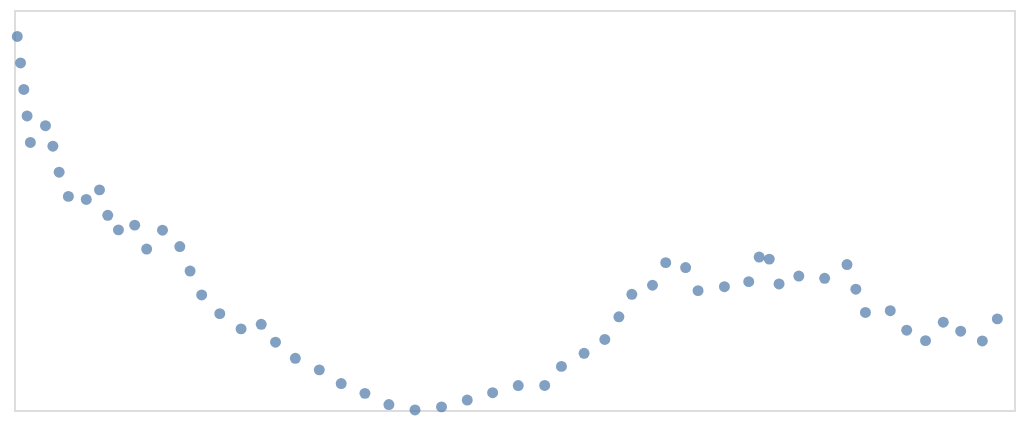

Notebook cell for this chart:
### Code cell
alt.Chart(get_plot_df(df_2, 142, "data") ).mark_point(filled=True).encode(
        x=alt.X("x", axis=None),
        y=alt.Y("y", axis=None).scale(domain=[0, 1])
    ).properties(
        width=500,
        height=200
    )

### Figure 1 — Vega-Lite specification as saved in the notebook (floating-point values rounded to 4 significant figures)
{"config": {"view": {"continuousWidth": 300, "continuousHeight": 300}}, "data": {"name": "data-b546f607f994a9394fb2d8d07ca4dc81"}, "mark": {"type": "point", "filled": true}, "encoding": {"x": {"axis": null, "field": "x", "type": "quantitative"}, "y": {"axis": null, "field": "y", "scale": {"domain": [0, 1]}, "type": "quantitative"}}, "height": 200, "width": 500, "$schema": "https://vega.github.io/schema/vega-lite/v6.1.0.json", "datasets": {"data-b546f607f994a9394fb2d8d07ca4dc81": [{"x": 0.3929, "y": 0.9338}, {"x": 0.7857, "y": 0.8675}, {"x": 1.179, "y": 0.8013}, {"x": 1.571, "y": 0.7351}, {"x": 1.964, "y": 0.6688}, {"x": 3.777, "y": 0.7109}, {"x": 4.666, "y": 0.6594}, {"x": 5.417, "y": 0.5945}, {"x": 6.528, "y": 0.5341}, {"x": 8.675, "y": 0.5265}, {"x": 10.26, "y": 0.5503}, {"x": 11.25, "y": 0.4869}, {"x": 12.53, "y": 0.4504}, {"x": 14.48, "y": 0.4621}, {"x": 15.92, "y": 0.4025}, {"x": 17.82, "y": 0.4495}, {"x": 19.9, "y": 0.4087}, {"x": 21.13, "y": 0.3473}, {"x": 22.52, "y": 0.2877}, {"x": 24.7, "y": 0.2409}, {"x": 27.25, "y": 0.2028}, {"x": 29.67, "y": 0.2143}, {"x": 31.38, "y": 0.1695}, {"x": 33.76, "y": 0.1292}, {"x": 36.64, "y": 0.1003}, {"x": 39.26, "y": 0.066}, {"x": 42.11, "y": 0.04159}, {"x": 44.99, "y": 0.01351}, {"x": 48.12, "y": 0.0001972}, {"x": 51.3, "y": 0.007833}, {"x": 54.39, "y": 0.02487}, {"x": 57.44, "y": 0.04329}, {"x": 60.51, "y": 0.06104}, {"x": 63.68, "y": 0.06129}, {"x": 65.69, "y": 0.1091}, {"x": 68.41, "y": 0.1418}, {"x": 70.9, "y": 0.1764}, {"x": 72.59, "y": 0.2329}, {"x": 74.14, "y": 0.2893}, {"x": 76.62, "y": 0.3119}, {"x": 78.21, "y": 0.3684}, {"x": 80.59, "y": 0.3562}, {"x": 82.09, "y": 0.2984}, {"x": 85.25, "y": 0.3082}, {"x": 88.17, "y": 0.3209}, {"x": 89.42, "y": 0.3823}, {"x": 90.63, "y": 0.3772}, {"x": 91.81, "y": 0.3151}, {"x": 94.18, "y": 0.3349}, {"x": 97.28, "y": 0.3292}, {"x": 99.96, "y": 0.3635}, {"x": 101.0, "y": 0.3019}, {"x": 102.2, "y": 0.2438}, {"x": 105.2, "y": 0.2483}, {"x": 107.1, "y": 0.1995}, {"x": 109.4, "y": 0.1734}, {"x": 111.5, "y": 0.2196}, {"x": 113.6, "y": 0.1971}, {"x": 116.2, "y": 0.1726}, {"x": 118.0, "y": 0.2278}]}}
